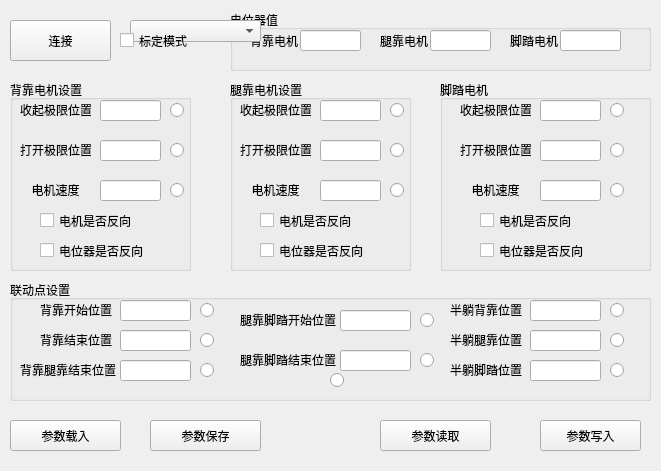
<?xml version="1.0" encoding="UTF-8"?>
<ui version="4.0">
 <class>SCParameter</class>
 <widget class="QWidget" name="SCParameter">
  <property name="geometry">
   <rect>
    <x>0</x>
    <y>0</y>
    <width>661</width>
    <height>471</height>
   </rect>
  </property>
  <property name="windowTitle">
   <string>Form</string>
  </property>
  <widget class="QGroupBox" name="groupBox">
   <property name="geometry">
    <rect>
     <x>10</x>
     <y>80</y>
     <width>181</width>
     <height>191</height>
    </rect>
   </property>
   <property name="title">
    <string>背靠电机设置</string>
   </property>
   <widget class="QLabel" name="label">
    <property name="geometry">
     <rect>
      <x>10</x>
      <y>20</y>
      <width>71</width>
      <height>20</height>
     </rect>
    </property>
    <property name="text">
     <string>收起极限位置</string>
    </property>
   </widget>
   <widget class="QLineEdit" name="leMotorBackClosePosition">
    <property name="geometry">
     <rect>
      <x>90</x>
      <y>20</y>
      <width>61</width>
      <height>21</height>
     </rect>
    </property>
   </widget>
   <widget class="QLineEdit" name="leMotorBackOpenPosition">
    <property name="geometry">
     <rect>
      <x>90</x>
      <y>60</y>
      <width>61</width>
      <height>21</height>
     </rect>
    </property>
   </widget>
   <widget class="QLabel" name="label_2">
    <property name="geometry">
     <rect>
      <x>10</x>
      <y>60</y>
      <width>71</width>
      <height>20</height>
     </rect>
    </property>
    <property name="text">
     <string>打开极限位置</string>
    </property>
   </widget>
   <widget class="QLineEdit" name="leMotorBackSpeed">
    <property name="geometry">
     <rect>
      <x>90</x>
      <y>100</y>
      <width>61</width>
      <height>21</height>
     </rect>
    </property>
   </widget>
   <widget class="QLabel" name="label_3">
    <property name="geometry">
     <rect>
      <x>10</x>
      <y>100</y>
      <width>71</width>
      <height>20</height>
     </rect>
    </property>
    <property name="text">
     <string>电机速度</string>
    </property>
    <property name="alignment">
     <set>Qt::AlignCenter</set>
    </property>
   </widget>
   <widget class="QCheckBox" name="cbMotorBackDirectionIsReverse">
    <property name="geometry">
     <rect>
      <x>30</x>
      <y>130</y>
      <width>121</width>
      <height>21</height>
     </rect>
    </property>
    <property name="text">
     <string>电机是否反向</string>
    </property>
   </widget>
   <widget class="QCheckBox" name="cbMotorBackPositionIsReverse">
    <property name="geometry">
     <rect>
      <x>30</x>
      <y>160</y>
      <width>121</width>
      <height>21</height>
     </rect>
    </property>
    <property name="text">
     <string>电位器是否反向</string>
    </property>
   </widget>
   <widget class="QLabel" name="label_22">
    <property name="geometry">
     <rect>
      <x>0</x>
      <y>350</y>
      <width>71</width>
      <height>20</height>
     </rect>
    </property>
    <property name="text">
     <string>收起极限位置</string>
    </property>
   </widget>
   <widget class="QRadioButton" name="rbnSelectMotorBackClose">
    <property name="geometry">
     <rect>
      <x>160</x>
      <y>20</y>
      <width>21</width>
      <height>21</height>
     </rect>
    </property>
    <property name="text">
     <string/>
    </property>
   </widget>
   <widget class="QRadioButton" name="rbnSelectMotorBackOpen">
    <property name="geometry">
     <rect>
      <x>160</x>
      <y>60</y>
      <width>21</width>
      <height>21</height>
     </rect>
    </property>
    <property name="text">
     <string/>
    </property>
   </widget>
   <widget class="QRadioButton" name="rbnSelectMotorBackSpeed">
    <property name="geometry">
     <rect>
      <x>160</x>
      <y>100</y>
      <width>21</width>
      <height>21</height>
     </rect>
    </property>
    <property name="text">
     <string/>
    </property>
   </widget>
  </widget>
  <widget class="QToolButton" name="tbnConnect">
   <property name="geometry">
    <rect>
     <x>10</x>
     <y>20</y>
     <width>101</width>
     <height>41</height>
    </rect>
   </property>
   <property name="text">
    <string>连接</string>
   </property>
  </widget>
  <widget class="QGroupBox" name="groupBox_5">
   <property name="geometry">
    <rect>
     <x>230</x>
     <y>10</y>
     <width>421</width>
     <height>61</height>
    </rect>
   </property>
   <property name="title">
    <string>电位器值</string>
   </property>
   <widget class="QLineEdit" name="leMotorLegPosition">
    <property name="geometry">
     <rect>
      <x>200</x>
      <y>20</y>
      <width>61</width>
      <height>21</height>
     </rect>
    </property>
   </widget>
   <widget class="QLabel" name="label_21">
    <property name="geometry">
     <rect>
      <x>150</x>
      <y>10</y>
      <width>54</width>
      <height>41</height>
     </rect>
    </property>
    <property name="text">
     <string>腿靠电机</string>
    </property>
   </widget>
   <widget class="QLabel" name="label_20">
    <property name="geometry">
     <rect>
      <x>280</x>
      <y>10</y>
      <width>54</width>
      <height>41</height>
     </rect>
    </property>
    <property name="text">
     <string>脚踏电机</string>
    </property>
   </widget>
   <widget class="QLabel" name="label_16">
    <property name="geometry">
     <rect>
      <x>20</x>
      <y>10</y>
      <width>54</width>
      <height>41</height>
     </rect>
    </property>
    <property name="text">
     <string>背靠电机</string>
    </property>
   </widget>
   <widget class="QLineEdit" name="leMotorFootPosition">
    <property name="geometry">
     <rect>
      <x>330</x>
      <y>20</y>
      <width>61</width>
      <height>21</height>
     </rect>
    </property>
   </widget>
   <widget class="QLineEdit" name="leMotorBackPosition">
    <property name="geometry">
     <rect>
      <x>70</x>
      <y>20</y>
      <width>61</width>
      <height>21</height>
     </rect>
    </property>
   </widget>
  </widget>
  <widget class="QGroupBox" name="groupBox_2">
   <property name="geometry">
    <rect>
     <x>230</x>
     <y>80</y>
     <width>181</width>
     <height>191</height>
    </rect>
   </property>
   <property name="title">
    <string>腿靠电机设置</string>
   </property>
   <widget class="QLabel" name="label_13">
    <property name="geometry">
     <rect>
      <x>10</x>
      <y>20</y>
      <width>71</width>
      <height>20</height>
     </rect>
    </property>
    <property name="text">
     <string>收起极限位置</string>
    </property>
   </widget>
   <widget class="QLineEdit" name="leMotorLegClosePosition">
    <property name="geometry">
     <rect>
      <x>90</x>
      <y>20</y>
      <width>61</width>
      <height>21</height>
     </rect>
    </property>
   </widget>
   <widget class="QLineEdit" name="leMotorLegOpenPosition">
    <property name="geometry">
     <rect>
      <x>90</x>
      <y>60</y>
      <width>61</width>
      <height>21</height>
     </rect>
    </property>
   </widget>
   <widget class="QLabel" name="label_14">
    <property name="geometry">
     <rect>
      <x>10</x>
      <y>60</y>
      <width>71</width>
      <height>20</height>
     </rect>
    </property>
    <property name="text">
     <string>打开极限位置</string>
    </property>
   </widget>
   <widget class="QLineEdit" name="leMotorLegSpeed">
    <property name="geometry">
     <rect>
      <x>90</x>
      <y>100</y>
      <width>61</width>
      <height>21</height>
     </rect>
    </property>
   </widget>
   <widget class="QLabel" name="label_15">
    <property name="geometry">
     <rect>
      <x>10</x>
      <y>100</y>
      <width>71</width>
      <height>20</height>
     </rect>
    </property>
    <property name="text">
     <string>电机速度</string>
    </property>
    <property name="alignment">
     <set>Qt::AlignCenter</set>
    </property>
   </widget>
   <widget class="QCheckBox" name="cbMotorLegDirectionIsReverse">
    <property name="geometry">
     <rect>
      <x>30</x>
      <y>130</y>
      <width>121</width>
      <height>21</height>
     </rect>
    </property>
    <property name="text">
     <string>电机是否反向</string>
    </property>
   </widget>
   <widget class="QCheckBox" name="cbMotorLegPositionIsReverse">
    <property name="geometry">
     <rect>
      <x>30</x>
      <y>160</y>
      <width>121</width>
      <height>21</height>
     </rect>
    </property>
    <property name="text">
     <string>电位器是否反向</string>
    </property>
   </widget>
   <widget class="QRadioButton" name="rbnSelectMotorLegOpen">
    <property name="geometry">
     <rect>
      <x>160</x>
      <y>60</y>
      <width>21</width>
      <height>21</height>
     </rect>
    </property>
    <property name="text">
     <string/>
    </property>
   </widget>
   <widget class="QRadioButton" name="rbnSelectMotorLegSpeed">
    <property name="geometry">
     <rect>
      <x>160</x>
      <y>100</y>
      <width>21</width>
      <height>21</height>
     </rect>
    </property>
    <property name="text">
     <string/>
    </property>
   </widget>
   <widget class="QRadioButton" name="rbnSelectMotorLegClose">
    <property name="geometry">
     <rect>
      <x>160</x>
      <y>20</y>
      <width>21</width>
      <height>21</height>
     </rect>
    </property>
    <property name="text">
     <string/>
    </property>
   </widget>
  </widget>
  <widget class="QGroupBox" name="groupBox_3">
   <property name="geometry">
    <rect>
     <x>440</x>
     <y>80</y>
     <width>211</width>
     <height>191</height>
    </rect>
   </property>
   <property name="title">
    <string>脚踏电机</string>
   </property>
   <widget class="QLabel" name="label_17">
    <property name="geometry">
     <rect>
      <x>20</x>
      <y>100</y>
      <width>71</width>
      <height>20</height>
     </rect>
    </property>
    <property name="text">
     <string>电机速度</string>
    </property>
    <property name="alignment">
     <set>Qt::AlignCenter</set>
    </property>
   </widget>
   <widget class="QLabel" name="label_18">
    <property name="geometry">
     <rect>
      <x>20</x>
      <y>20</y>
      <width>71</width>
      <height>20</height>
     </rect>
    </property>
    <property name="text">
     <string>收起极限位置</string>
    </property>
   </widget>
   <widget class="QLineEdit" name="leMotorFootClosePosition">
    <property name="geometry">
     <rect>
      <x>100</x>
      <y>20</y>
      <width>61</width>
      <height>21</height>
     </rect>
    </property>
   </widget>
   <widget class="QLineEdit" name="leMotorFootOpenPosition">
    <property name="geometry">
     <rect>
      <x>100</x>
      <y>60</y>
      <width>61</width>
      <height>21</height>
     </rect>
    </property>
   </widget>
   <widget class="QLineEdit" name="leMotorFootSpeed">
    <property name="geometry">
     <rect>
      <x>100</x>
      <y>100</y>
      <width>61</width>
      <height>21</height>
     </rect>
    </property>
   </widget>
   <widget class="QLabel" name="label_19">
    <property name="geometry">
     <rect>
      <x>20</x>
      <y>60</y>
      <width>71</width>
      <height>20</height>
     </rect>
    </property>
    <property name="text">
     <string>打开极限位置</string>
    </property>
   </widget>
   <widget class="QCheckBox" name="cbMotorFootPositionIsReverse">
    <property name="geometry">
     <rect>
      <x>40</x>
      <y>160</y>
      <width>121</width>
      <height>21</height>
     </rect>
    </property>
    <property name="text">
     <string>电位器是否反向</string>
    </property>
   </widget>
   <widget class="QCheckBox" name="cbMotorFootDirectionIsReverse">
    <property name="geometry">
     <rect>
      <x>40</x>
      <y>130</y>
      <width>121</width>
      <height>21</height>
     </rect>
    </property>
    <property name="text">
     <string>电机是否反向</string>
    </property>
   </widget>
   <widget class="QRadioButton" name="rbnSelectMotorFootClose">
    <property name="geometry">
     <rect>
      <x>170</x>
      <y>20</y>
      <width>21</width>
      <height>21</height>
     </rect>
    </property>
    <property name="text">
     <string/>
    </property>
   </widget>
   <widget class="QRadioButton" name="rbnSelectMotorFootSpeed">
    <property name="geometry">
     <rect>
      <x>170</x>
      <y>100</y>
      <width>21</width>
      <height>21</height>
     </rect>
    </property>
    <property name="text">
     <string/>
    </property>
   </widget>
   <widget class="QRadioButton" name="rbnSelectMotorFootOpen">
    <property name="geometry">
     <rect>
      <x>170</x>
      <y>60</y>
      <width>21</width>
      <height>21</height>
     </rect>
    </property>
    <property name="text">
     <string/>
    </property>
   </widget>
  </widget>
  <widget class="QGroupBox" name="groupBox_6">
   <property name="geometry">
    <rect>
     <x>10</x>
     <y>280</y>
     <width>641</width>
     <height>121</height>
    </rect>
   </property>
   <property name="title">
    <string>联动点设置</string>
   </property>
   <widget class="QLineEdit" name="leMotorBackStart">
    <property name="geometry">
     <rect>
      <x>110</x>
      <y>20</y>
      <width>71</width>
      <height>21</height>
     </rect>
    </property>
   </widget>
   <widget class="QLabel" name="label_23">
    <property name="geometry">
     <rect>
      <x>30</x>
      <y>20</y>
      <width>81</width>
      <height>20</height>
     </rect>
    </property>
    <property name="text">
     <string>背靠开始位置</string>
    </property>
   </widget>
   <widget class="QLabel" name="label_24">
    <property name="geometry">
     <rect>
      <x>30</x>
      <y>50</y>
      <width>81</width>
      <height>20</height>
     </rect>
    </property>
    <property name="text">
     <string>背靠结束位置</string>
    </property>
   </widget>
   <widget class="QLineEdit" name="leMotorBackEnd">
    <property name="geometry">
     <rect>
      <x>110</x>
      <y>50</y>
      <width>71</width>
      <height>21</height>
     </rect>
    </property>
   </widget>
   <widget class="QLabel" name="label_25">
    <property name="geometry">
     <rect>
      <x>10</x>
      <y>80</y>
      <width>101</width>
      <height>20</height>
     </rect>
    </property>
    <property name="text">
     <string>背靠腿靠结束位置</string>
    </property>
   </widget>
   <widget class="QLineEdit" name="leMotorBackMotorLegEnd">
    <property name="geometry">
     <rect>
      <x>110</x>
      <y>80</y>
      <width>71</width>
      <height>21</height>
     </rect>
    </property>
   </widget>
   <widget class="QLabel" name="label_26">
    <property name="geometry">
     <rect>
      <x>230</x>
      <y>30</y>
      <width>101</width>
      <height>20</height>
     </rect>
    </property>
    <property name="text">
     <string>腿靠脚踏开始位置</string>
    </property>
   </widget>
   <widget class="QLineEdit" name="leMotorLegStart">
    <property name="geometry">
     <rect>
      <x>330</x>
      <y>30</y>
      <width>71</width>
      <height>21</height>
     </rect>
    </property>
   </widget>
   <widget class="QLabel" name="label_27">
    <property name="geometry">
     <rect>
      <x>230</x>
      <y>70</y>
      <width>101</width>
      <height>20</height>
     </rect>
    </property>
    <property name="text">
     <string>腿靠脚踏结束位置</string>
    </property>
   </widget>
   <widget class="QLineEdit" name="leMotorLegEnd">
    <property name="geometry">
     <rect>
      <x>330</x>
      <y>70</y>
      <width>71</width>
      <height>21</height>
     </rect>
    </property>
   </widget>
   <widget class="QLabel" name="label_28">
    <property name="geometry">
     <rect>
      <x>440</x>
      <y>20</y>
      <width>81</width>
      <height>20</height>
     </rect>
    </property>
    <property name="text">
     <string>半躺背靠位置</string>
    </property>
   </widget>
   <widget class="QLineEdit" name="leMotorBackHalf">
    <property name="geometry">
     <rect>
      <x>520</x>
      <y>20</y>
      <width>71</width>
      <height>21</height>
     </rect>
    </property>
   </widget>
   <widget class="QLineEdit" name="leMotorLegHalf">
    <property name="geometry">
     <rect>
      <x>520</x>
      <y>50</y>
      <width>71</width>
      <height>21</height>
     </rect>
    </property>
   </widget>
   <widget class="QLabel" name="label_29">
    <property name="geometry">
     <rect>
      <x>440</x>
      <y>50</y>
      <width>81</width>
      <height>20</height>
     </rect>
    </property>
    <property name="text">
     <string>半躺腿靠位置</string>
    </property>
   </widget>
   <widget class="QLineEdit" name="leMotorFootHalf">
    <property name="geometry">
     <rect>
      <x>520</x>
      <y>80</y>
      <width>71</width>
      <height>21</height>
     </rect>
    </property>
   </widget>
   <widget class="QLabel" name="label_30">
    <property name="geometry">
     <rect>
      <x>440</x>
      <y>80</y>
      <width>81</width>
      <height>20</height>
     </rect>
    </property>
    <property name="text">
     <string>半躺脚踏位置</string>
    </property>
   </widget>
   <widget class="QRadioButton" name="rbnSelectMotorBackStart">
    <property name="geometry">
     <rect>
      <x>190</x>
      <y>20</y>
      <width>21</width>
      <height>21</height>
     </rect>
    </property>
    <property name="text">
     <string/>
    </property>
   </widget>
   <widget class="QRadioButton" name="rbnSelectMotorBackEnd">
    <property name="geometry">
     <rect>
      <x>190</x>
      <y>50</y>
      <width>21</width>
      <height>21</height>
     </rect>
    </property>
    <property name="text">
     <string/>
    </property>
   </widget>
   <widget class="QRadioButton" name="rbnSelectMotorBackMotorLegEnd">
    <property name="geometry">
     <rect>
      <x>190</x>
      <y>80</y>
      <width>21</width>
      <height>21</height>
     </rect>
    </property>
    <property name="text">
     <string/>
    </property>
   </widget>
   <widget class="QRadioButton" name="rbnSelectMotorLegStart">
    <property name="geometry">
     <rect>
      <x>410</x>
      <y>30</y>
      <width>21</width>
      <height>21</height>
     </rect>
    </property>
    <property name="text">
     <string/>
    </property>
   </widget>
   <widget class="QRadioButton" name="rbnSelectMotorLegEnd">
    <property name="geometry">
     <rect>
      <x>410</x>
      <y>70</y>
      <width>21</width>
      <height>21</height>
     </rect>
    </property>
    <property name="text">
     <string/>
    </property>
   </widget>
   <widget class="QRadioButton" name="rbnSelectMotorBackHalf">
    <property name="geometry">
     <rect>
      <x>600</x>
      <y>20</y>
      <width>21</width>
      <height>21</height>
     </rect>
    </property>
    <property name="text">
     <string/>
    </property>
   </widget>
   <widget class="QRadioButton" name="rbnSelectMotorLegHalf">
    <property name="geometry">
     <rect>
      <x>600</x>
      <y>50</y>
      <width>21</width>
      <height>21</height>
     </rect>
    </property>
    <property name="text">
     <string/>
    </property>
   </widget>
   <widget class="QRadioButton" name="rbnSelectMotorFootHalf">
    <property name="geometry">
     <rect>
      <x>600</x>
      <y>80</y>
      <width>21</width>
      <height>21</height>
     </rect>
    </property>
    <property name="text">
     <string/>
    </property>
   </widget>
   <widget class="QRadioButton" name="rbnBlack">
    <property name="geometry">
     <rect>
      <x>320</x>
      <y>90</y>
      <width>21</width>
      <height>21</height>
     </rect>
    </property>
    <property name="text">
     <string/>
    </property>
   </widget>
  </widget>
  <widget class="QToolButton" name="tbnLoadPara">
   <property name="geometry">
    <rect>
     <x>10</x>
     <y>420</y>
     <width>111</width>
     <height>31</height>
    </rect>
   </property>
   <property name="text">
    <string>参数载入</string>
   </property>
  </widget>
  <widget class="QToolButton" name="tbnSavePara">
   <property name="geometry">
    <rect>
     <x>150</x>
     <y>420</y>
     <width>111</width>
     <height>31</height>
    </rect>
   </property>
   <property name="text">
    <string>参数保存</string>
   </property>
  </widget>
  <widget class="QToolButton" name="tbnReadPara">
   <property name="geometry">
    <rect>
     <x>380</x>
     <y>420</y>
     <width>111</width>
     <height>31</height>
    </rect>
   </property>
   <property name="text">
    <string>参数读取</string>
   </property>
  </widget>
  <widget class="QToolButton" name="tbnWritePara">
   <property name="geometry">
    <rect>
     <x>540</x>
     <y>420</y>
     <width>101</width>
     <height>31</height>
    </rect>
   </property>
   <property name="text">
    <string>参数写入</string>
   </property>
  </widget>
  <widget class="QComboBox" name="comboBoxComPort">
   <property name="geometry">
    <rect>
     <x>130</x>
     <y>20</y>
     <width>131</width>
     <height>22</height>
    </rect>
   </property>
  </widget>
  <widget class="QCheckBox" name="cbCalibrate">
   <property name="geometry">
    <rect>
     <x>120</x>
     <y>20</y>
     <width>101</width>
     <height>41</height>
    </rect>
   </property>
   <property name="text">
    <string>标定模式</string>
   </property>
  </widget>
 </widget>
 <resources/>
 <connections/>
</ui>
